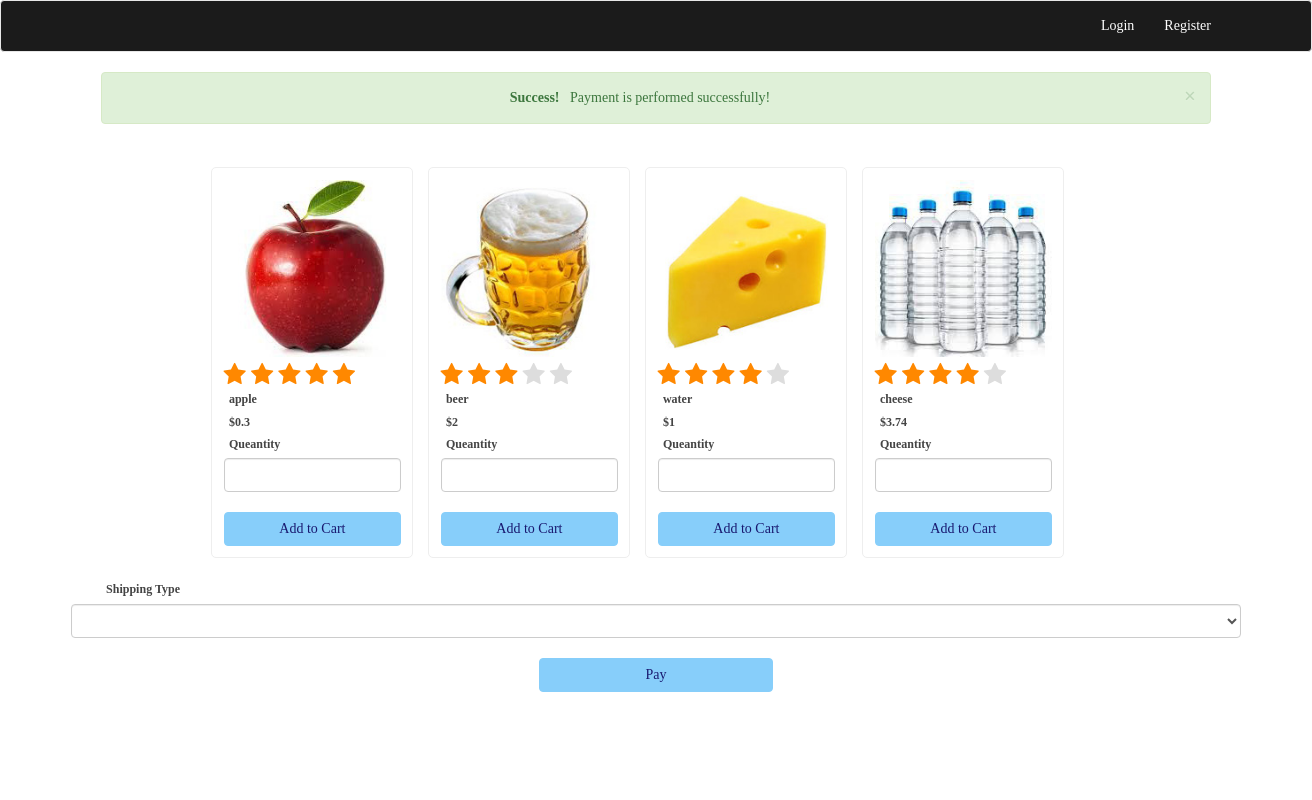
/products.php?action=payment_success, run on the app's committed database.
### tables this page shows
CREATE TABLE IF NOT EXISTS `products` (
  `product_id` int(11) NOT NULL AUTO_INCREMENT,
  `name` varchar(50) DEFAULT NULL,
  `image` varchar(50) DEFAULT NULL,
  `price` float DEFAULT NULL,
  `rating` int(11) DEFAULT NULL,
  `created_at` timestamp NULL DEFAULT NULL,
  `updated_at` timestamp NULL DEFAULT NULL,
  PRIMARY KEY (`product_id`)
);

### include/connection.php (called while the page is built, shortened)
<?php
    class ConnectionDatabase
    {
    	private $hostName;
    	private $userName;
    	private $password;
    	private $dbName;
    	public function __construct()
      {
    		$this->hostName = 'localhost';
    		$this->userName = 'root';
    		$this->password = 'root';
    		$this->dbName = 'shoppingcart';
    	}
      public function connectDB ()
      {
      	$connection = mysqli_connect($this->hostName, $this->userName, $this->password, $this->dbName);
      	return $connection;
      }
    }
?>

### include/product.php (called while the page is built, shortened)
<?php
	include_once('connection.php');
	class Product
	{
		private $db;
		public function __construct()
		{
			$connectDB = new ConnectionDatabase();
      $this->db = $connectDB->connectDB();
		}
		public function getProducts()
		{
			$data = array();
			$query = "SELECT * FROM products";
			$result = mysqli_query($this->db, $query);
			while ($row = mysqli_fetch_assoc($result)) {
       array_push($data, $row);
      }
			return $data;
		}
	}
?>

### products.php (the view, shortened to what this page needs)
<?php
  include_once('include/connection.php');
	include_once('template/header.php');
	include_once('template/navbar.php');
	include_once('include/product.php');
	$product = new Product();
	$product_data = $product->getProducts();
?>
<div class="container">
	<?php
	if (isset($_GET['action'])) {
		echo "<div class='col-md-12' style='font-size:14px;text-align:center;'>";
	    if ($_GET['action']=='added') {
        echo "<div class='alert alert-success alert-dismissible'>";
          echo "<a href='#' class='close' data-dismiss='alert' aria-label='close'>&times;</a>";
          echo "<strong>Success!</strong> &nbsp Product was added to your cart!";
        echo "</div>";
	    }
	 		else if ($_GET['action']=='exists') {
        echo "<div class='alert alert-warning alert-dismissible'>";
      		echo "<a href='#' class='close' data-dismiss='alert' aria-label='close'>&times;</a>";
          echo "<strong>Warning!</strong> &nbsp You added product already!. Please confirm cart status.";
        echo "</div>";
	    }
	    else if ($_GET['action']=='failed_add') {
        echo "<div class='alert alert-danger alert-dismissible'>";
          echo "<a href='#' class='close' data-dismiss='alert' aria-label='close'>&times;</a>";
          echo "Unable to add product to cart. Please contact Admin.";
        echo "</div>";
	    }
	    else if ($_GET['action']=='delete_success') {
        echo "<div class='alert alert-success alert-dismissible'>";
      		echo "<a href='#' class='close' data-dismiss='alert' aria-label='close'>&times;</a>";
          echo "<strong>Success!</strong> &nbsp Product was deleted in your cart!";
        echo "</div>";
	    }
	     else if ($_GET['action']=='delete_danger') {
        echo "<div class='alert alert-info alert-dismissible'>";
      		echo "<a href='#' class='close' data-dismiss='alert' aria-label='close'>&times;</a>";
          echo "Product can not be deleted, Please contact Admin";
        echo "</div>";
	    }
	    else if ($_GET['action']=='payment_success') {
        echo "<div class='alert alert-success alert-dismissible'>";
          echo "<a href='#' class='close' data-dismiss='alert' aria-label='close'>&times;</a>";
          echo "<strong>Success!</strong> &nbsp Payment is performed successfully!";
        echo "</div>";
	    }
	  echo "</div>";
	}?>
  <div class="row">
		<div class="col-md-12 products">
		  <?php
		  foreach ($product_data as $item) {
		  ?>
		    <div class="col-md-3 product-item">
		   	  <div class="wrapper">
			   	 	<img src="images/<?php echo $item['image'];?>" class="img-responsive"/>
			   	 	 <?php
			   	 	  if ($item['rating'] == 5) {
			   	 	 ?>
							<span id="<?php echo $item['product_id'];?>" class="rating-star"></span><span id="<?php echo $item['product_id'];?>" class="rating-star"></span><span id="<?php echo $item['product_id'];?>" class="rating-star"></span><span id="<?php echo $item['product_id'];?>" class="rating-star"></span><span id="<?php echo $item['product_id'];?>" class="rating-star"></span>
						 <?php
						   } elseif ($item['rating'] == 4) {
						 ?>
						    <span id="<?php echo $item['product_id'];?>" class="rating-star"></span><span id="<?php echo $item['product_id'];?>" class="rating-star"></span><span id="<?php echo $item['product_id'];?>" class="rating-star"></span><span id="<?php echo $item['product_id'];?>" class="rating-star"></span><span id="<?php echo $item['product_id'];?>" class="rating-star-empty"></span>
						 <?php
						  } elseif ($item['rating'] == 3) {
						 ?>
						    <span id="<?php echo $item['product_id'];?>" class="rating-star"></span><span id="<?php echo $item['product_id'];?>" class="rating-star"></span><span id="<?php echo $item['product_id'];?>" class="rating-star"></span><span id="<?php echo $item['product_id'];?>" class="rating-star-empty"></span><span id="<?php echo $item['product_id'];?>" class="rating-star-empty"></span>
						 <?php
					    }
					    ?>
			   	 	<label class="control-label"> <?php echo $item['name'];?></label>
			   	 	<label class="control-label" id="<?php echo $item['product_id'];?>"> $<?php echo $item['price'];?></label>
	   	 	 	  <label class="control-label" for="quantity<?php echo $item['product_id'];?>"> Queantity</label>
	   	 	 	  <input type="txt" class="form-control" name="quantity<?php echo $item['product_id'];?>" value="">
	   	 	 	  <button class="btn btn-primary add-cart" id="<?php echo $item['product_id'];?>">Add to Cart</button>
			   	</div>
		   </div>
		   <?php
		  }?>
		</div>
	</div>
	<div class="row">
		<label class="control-label"> Shipping Type </label>
		<select class="form-control" id="ship_type">
			<option selected></option>
			<option value="0">Pick Up</option>
		</select>
		<div class="text-center">
			<button class="btn btn-primary" id="payment" style="width: 20%;margin-bottom: 100px;"> Pay </button>
		</div>
	</div>
</div>
<?php require_once('template/footer.php');

### css/style.css (style rules this page uses)
body { font-family: Verdana; font-size: 12px; color: #444; }

### products.php (style rules this page uses)
.products { float: left; padding: 2%; position: relative; top:1%; left: 10%; }
.product-item { border: 1px solid #eee; border-radius: 5px; width: 202px; height: auto; display:inline-block; box-sizing: border-box; padding: 1%; margin-right: 15px; }
label { padding-left:3%; display: block !important; }
button { background-color: #87cefa !important; border-color: #87cefa !important; color: #191970 !important; width:100%; margin-top: 20px; }
.rating-star:before { color: #f80; font-size: 2em; font-family: FontAwesome; display: inline-block; content:"\f005"; padding-right: 5px; }
.rating-star-empty:before { color: #ddd; font-size: 2em; font-family: FontAwesome; display: inline-block; content:"\f005"; padding-right: 5px; }

### data on the page
products: image (picture), name "apple", price "0.3"
products: image (picture), name "beer", price "2"
products: image (picture), name "water", price "1"
products: image (picture), name "cheese", price "3.74"
